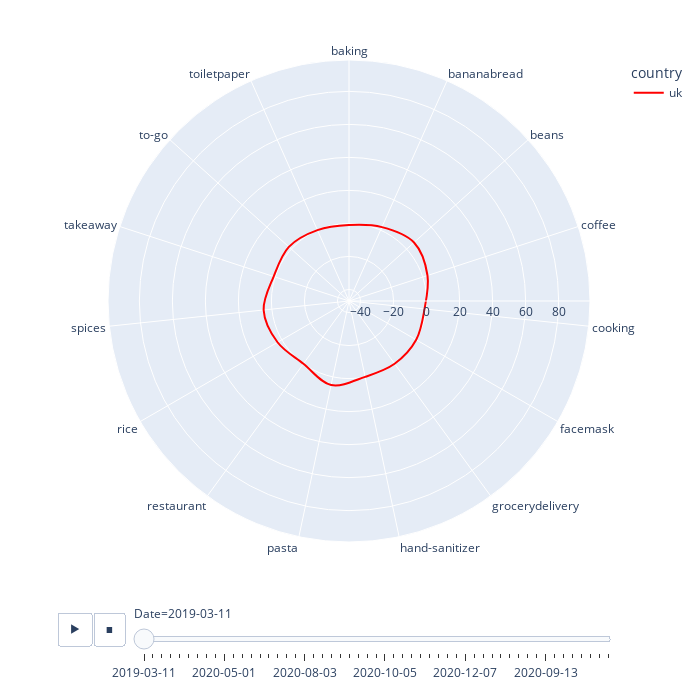

The notebook cell saved with this chart:
### Code cell
fig = px.line_polar(uk, 
                    r="score_difference", 
                    theta="term", 
                    color="country", 
                    line_close=True,
                    line_shape="spline", # or linear
                    range_r = [min(uk["score_difference"]), max(uk["score_difference"])],
                    render_mode="auto",
                    color_discrete_map = {"uk": "red"},
                    #category_orders= {"term":["baking","coffee","toiletpaper","to-go","pasta"]}, 
                    animation_frame = "date_str", 
                    width = 700,
                    height = 700,
                    labels={"date_str":"Date"})
fig.show()

### Figure 1 — Plotly figure (JSON) as saved in the notebook; plotly's stock layout.template omitted (floating-point values rounded to 4 significant figures)
{"data": [{"hovertemplate": "country=uk<br>Date=2019-03-11<br>score_difference=%{r}<br>term=%{theta}<extra></extra>", "legendgroup": "uk", "line": {"color": "red", "dash": "solid", "shape": "spline"}, "mode": "lines", "name": "uk", "r": [-1, 2, 6, 3, -1, 0, 0, 0, 5, 0, 3, 5, 1, 2, 0, -1], "showlegend": true, "subplot": "polar", "theta": ["baking", "bananabread", "beans", "coffee", "cooking", "facemask", "grocerydelivery", "hand-sanitizer", "pasta", "restaurant", "rice", "spices", "takeaway", "to-go", "toiletpaper", "baking"], "type": "scatterpolar"}], "layout": {"height": 700, "legend": {"title": {"text": "country"}, "tracegroupgap": 0}, "margin": {"t": 60}, "polar": {"angularaxis": {"direction": "clockwise", "rotation": 90}, "domain": {"x": [0, 1], "y": [0, 1]}, "radialaxis": {"range": [-47, 99]}}, "sliders": [{"active": 0, "currentvalue": {"prefix": "Date="}, "len": 0.9, "pad": {"b": 10, "t": 60}, "steps": [{"args": [["2019-03-11"], {"frame": {"duration": 0, "redraw": true}, "fromcurrent": true, "mode": "immediate", "transition": {"duration": 0, "easing": "linear"}}], "label": "2019-03-11", "method": "animate"}, {"args": [["2019-10-11"], {"frame": {"duration": 0, "redraw": true}, "fromcurrent": true, "mode": "immediate", "transition": {"duration": 0, "easing": "linear"}}], "label": "2019-10-11", "method": "animate"}, {"args": [["2019-11-17"], {"frame": {"duration": 0, "redraw": true}, "fromcurrent": true, "mode": "immediate", "transition": {"duration": 0, "easing": "linear"}}], "label": "2019-11-17", "method": "animate"}, {"args": [["2019-11-24"], {"frame": {"duration": 0, "redraw": true}, "fromcurrent": true, "mode": "immediate", "transition": {"duration": 0, "easing": "linear"}}], "label": "2019-11-24", "method": "animate"}, {"args": [["2019-01-12"], {"frame": {"duration": 0, "redraw": true}, "fromcurrent": true, "mode": "immediate", "transition": {"duration": 0, "easing": "linear"}}], "label": "2019-01-12", "method": "animate"}, {"args": [["2019-08-12"], {"frame": {"duration": 0, "redraw": true}, "fromcurrent": true, "mode": "immediate", "transition": {"duration": 0, "easing": "linear"}}], "label": "2019-08-12", "method": "animate"}, {"args": [["2019-12-15"], {"frame": {"duration": 0, "redraw": true}, "fromcurrent": true, "mode": "immediate", "transition": {"duration": 0, "easing": "linear"}}], "label": "2019-12-15", "method": "animate"}, {"args": [["2019-12-22"], {"frame": {"duration": 0, "redraw": true}, "fromcurrent": true, "mode": "immediate", "transition": {"duration": 0, "easing": "linear"}}], "label": "2019-12-22", "method": "animate"}, {"args": [["2019-12-29"], {"frame": {"duration": 0, "redraw": true}, "fromcurrent": true, "mode": "immediate", "transition": {"duration": 0, "easing": "linear"}}], "label": "2019-12-29", "method": "animate"}, {"args": [["2020-05-01"], {"frame": {"duration": 0, "redraw": true}, "fromcurrent": true, "mode": "immediate", "transition": {"duration": 0, "easing": "linear"}}], "label": "2020-05-01", "method": "animate"}, {"args": [["2020-12-01"], {"frame": {"duration": 0, "redraw": true}, "fromcurrent": true, "mode": "immediate", "transition": {"duration": 0, "easing": "linear"}}], "label": "2020-12-01", "method": "animate"}, {"args": [["2020-01-19"], {"frame": {"duration": 0, "redraw": true}, "fromcurrent": true, "mode": "immediate", "transition": {"duration": 0, "easing": "linear"}}], "label": "2020-01-19", "method": "animate"}, {"args": [["2020-01-26"], {"frame": {"duration": 0, "redraw": true}, "fromcurrent": true, "mode": "immediate", "transition": {"duration": 0, "easing": "linear"}}], "label": "2020-01-26", "method": "animate"}, {"args": [["2020-02-02"], {"frame": {"duration": 0, "redraw": true}, "fromcurrent": true, "mode": "immediate", "transition": {"duration": 0, "easing": "linear"}}], "label": "2020-02-02", "method": "animate"}, {"args": [["2020-09-02"], {"frame": {"duration": 0, "redraw": true}, "fromcurrent": true, "mode": "immediate", "transition": {"duration": 0, "easing": "linear"}}], "label": "2020-09-02", "method": "animate"}, {"args": [["2020-02-16"], {"frame": {"duration": 0, "redraw": true}, "fromcurrent": true, "mode": "immediate", "transition": {"duration": 0, "easing": "linear"}}], "label": "2020-02-16", "method": "animate"}, {"args": [["2020-02-23"], {"frame": {"duration": 0, "redraw": true}, "fromcurrent": true, "mode": "immediate", "transition": {"duration": 0, "easing": "linear"}}], "label": "2020-02-23", "method": "animate"}, {"args": [["2020-01-03"], {"frame": {"duration": 0, "redraw": true}, "fromcurrent": true, "mode": "immediate", "transition": {"duration": 0, "easing": "linear"}}], "label": "2020-01-03", "method": "animate"}, {"args": [["2020-08-03"], {"frame": {"duration": 0, "redraw": true}, "fromcurrent": true, "mode": "immediate", "transition": {"duration": 0, "easing": "linear"}}], "label": "2020-08-03", "method": "animate"}, {"args": [["2020-03-15"], {"frame": {"duration": 0, "redraw": true}, "fromcurrent": true, "mode": "immediate", "transition": {"duration": 0, "easing": "linear"}}], "label": "2020-03-15", "method": "animate"}, {"args": [["2020-03-22"], {"frame": {"duration": 0, "redraw": true}, "fromcurrent": true, "mode": "immediate", "transition": {"duration": 0, "easing": "linear"}}], "label": "2020-03-22", "method": "animate"}, {"args": [["2020-03-29"], {"frame": {"duration": 0, "redraw": true}, "fromcurrent": true, "mode": "immediate", "transition": {"duration": 0, "easing": "linear"}}], "label": "2020-03-29", "method": "animate"}, {"args": [["2020-05-04"], {"frame": {"duration": 0, "redraw": true}, "fromcurrent": true, "mode": "immediate", "transition": {"duration": 0, "easing": "linear"}}], "label": "2020-05-04", "method": "animate"}, {"args": [["2020-12-04"], {"frame": {"duration": 0, "redraw": true}, "fromcurrent": true, "mode": "immediate", "transition": {"duration": 0, "easing": "linear"}}], "label": "2020-12-04", "method": "animate"}, {"args": [["2020-04-19"], {"frame": {"duration": 0, "redraw": true}, "fromcurrent": true, "mode": "immediate", "transition": {"duration": 0, "easing": "linear"}}], "label": "2020-04-19", "method": "animate"}, {"args": [["2020-04-26"], {"frame": {"duration": 0, "redraw": true}, "fromcurrent": true, "mode": "immediate", "transition": {"duration": 0, "easing": "linear"}}], "label": "2020-04-26", "method": "animate"}, {"args": [["2020-03-05"], {"frame": {"duration": 0, "redraw": true}, "fromcurrent": true, "mode": "immediate", "transition": {"duration": 0, "easing": "linear"}}], "label": "2020-03-05", "method": "animate"}, {"args": [["2020-10-05"], {"frame": {"duration": 0, "redraw": true}, "fromcurrent": true, "mode": "immediate", "transition": {"duration": 0, "easing": "linear"}}], "label": "2020-10-05", "method": "animate"}, {"args": [["2020-05-17"], {"frame": {"duration": 0, "redraw": true}, "fromcurrent": true, "mode": "immediate", "transition": {"duration": 0, "easing": "linear"}}], "label": "2020-05-17", "method": "animate"}, {"args": [["2020-05-24"], {"frame": {"duration": 0, "redraw": true}, "fromcurrent": true, "mode": "immediate", "transition": {"duration": 0, "easing": "linear"}}], "label": "2020-05-24", "method": "animate"}, {"args": [["2020-05-31"], {"frame": {"duration": 0, "redraw": true}, "fromcurrent": true, "mode": "immediate", "transition": {"duration": 0, "easing": "linear"}}], "label": "2020-05-31", "method": "animate"}, {"args": [["2020-07-06"], {"frame": {"duration": 0, "redraw": true}, "fromcurrent": true, "mode": "immediate", "transition": {"duration": 0, "easing": "linear"}}], "label": "2020-07-06", "method": "animate"}, {"args": [["2020-06-14"], {"frame": {"duration": 0, "redraw": true}, "fromcurrent": true, "mode": "immediate", "transition": {"duration": 0, "easing": "linear"}}], "label": "2020-06-14", "method": "animate"}, {"args": [["2020-06-21"], {"frame": {"duration": 0, "redraw": true}, "fromcurrent": true, "mode": "immediate", "transition": {"duration": 0, "easing": "linear"}}], "label": "2020-06-21", "method": "animate"}, {"args": [["2020-06-28"], {"frame": {"duration": 0, "redraw": true}, "fromcurrent": true, "mode": "immediate", "transition": {"duration": 0, "easing": "linear"}}], "label": "2020-06-28", "method": "animate"}, {"args": [["2020-05-07"], {"frame": {"duration": 0, "redraw": true}, "fromcurrent": true, "mode": "immediate", "transition": {"duration": 0, "easing": "linear"}}], "label": "2020-05-07", "method": "animate"}, {"args": [["2020-12-07"], {"frame": {"duration": 0, "redraw": true}, "fromcurrent": true, "mode": "immediate", "transition": {"duration": 0, "easing": "linear"}}], "label": "2020-12-07", "method": "animate"}, {"args": [["2020-07-19"], {"frame": {"duration": 0, "redraw": true}, "fromcurrent": true, "mode": "immediate", "transition": {"duration": 0, "easing": "linear"}}], "label": "2020-07-19", "method": "animate"}, {"args": [["2020-07-26"], {"frame": {"duration": 0, "redraw": true}, "fromcurrent": true, "mode": "immediate", "transition": {"duration": 0, "easing": "linear"}}], "label": "2020-07-26", "method": "animate"}, {"args": [["2020-02-08"], {"frame": {"duration": 0, "redraw": true}, "fromcurrent": true, "mode": "immediate", "transition": {"duration": 0, "easing": "linear"}}], "label": "2020-02-08", "method": "animate"}, {"args": [["2020-09-08"], {"frame": {"duration": 0, "redraw": true}, "fromcurrent": true, "mode": "immediate", "transition": {"duration": 0, "easing": "linear"}}], "label": "2020-09-08", "method": "animate"}, {"args": [["2020-08-16"], {"frame": {"duration": 0, "redraw": true}, "fromcurrent": true, "mode": "immediate", "transition": {"duration": 0, "easing": "linear"}}], "label": "2020-08-16", "method": "animate"}, {"args": [["2020-08-23"], {"frame": {"duration": 0, "redraw": true}, "fromcurrent": true, "mode": "immediate", "transition": {"duration": 0, "easing": "linear"}}], "label": "2020-08-23", "method": "animate"}, {"args": [["2020-08-30"], {"frame": {"duration": 0, "redraw": true}, "fromcurrent": true, "mode": "immediate", "transition": {"duration": 0, "easing": "linear"}}], "label": "2020-08-30", "method": "animate"}, {"args": [["2020-06-09"], {"frame": {"duration": 0, "redraw": true}, "fromcurrent": true, "mode": "immediate", "transition": {"duration": 0, "easing": "linear"}}], "label": "2020-06-09", "method": "animate"}, {"args": [["2020-09-13"], {"frame": {"duration": 0, "redraw": true}, "fromcurrent": true, "mode": "immediate", "transition": {"duration": 0, "easing": "linear"}}], "label": "2020-09-13", "method": "animate"}, {"args": [["2020-09-20"], {"frame": {"duration": 0, "redraw": true}, "fromcurrent": true, "mode": "immediate", "transition": {"duration": 0, "easing": "linear"}}], "label": "2020-09-20", "method": "animate"}, {"args": [["2020-09-27"], {"frame": {"duration": 0, "redraw": true}, "fromcurrent": true, "mode": "immediate", "transition": {"duration": 0, "easing": "linear"}}], "label": "2020-09-27", "method": "animate"}, {"args": [["2020-04-10"], {"frame": {"duration": 0, "redraw": true}, "fromcurrent": true, "mode": "immediate", "transition": {"duration": 0, "easing": "linear"}}], "label": "2020-04-10", "method": "animate"}, {"args": [["2020-11-10"], {"frame": {"duration": 0, "redraw": true}, "fromcurrent": true, "mode": "immediate", "transition": {"duration": 0, "easing": "linear"}}], "label": "2020-11-10", "method": "animate"}, {"args": [["2020-10-18"], {"frame": {"duration": 0, "redraw": true}, "fromcurrent": true, "mode": "immediate", "transition": {"duration": 0, "easing": "linear"}}], "label": "2020-10-18", "method": "animate"}, {"args": [["2020-10-25"], {"frame": {"duration": 0, "redraw": true}, "fromcurrent": true, "mode": "immediate", "transition": {"duration": 0, "easing": "linear"}}], "label": "2020-10-25", "method": "animate"}, {"args": [["2020-01-11"], {"frame": {"duration": 0, "redraw": true}, "fromcurrent": true, "mode": "immediate", "transition": {"duration": 0, "easing": "linear"}}], "label": "2020-01-11", "method": "animate"}], "x": 0.1, "xanchor": "left", "y": 0, "yanchor": "top"}], "updatemenus": [{"buttons": [{"args": [null, {"frame": {"duration": 500, "redraw": true}, "fromcurrent": true, "mode": "immediate", "transition": {"duration": 500, "easing": "linear"}}], "label": "&#9654;", "method": "animate"}, {"args": [[null], {"frame": {"duration": 0, "redraw": true}, "fromcurrent": true, "mode": "immediate", "transition": {"duration": 0, "easing": "linear"}}], "label": "&#9724;", "method": "animate"}], "direction": "left", "pad": {"r": 10, "t": 70}, "showactive": false, "type": "buttons", "x": 0.1, "xanchor": "right", "y": 0, "yanchor": "top"}], "width": 700}}
